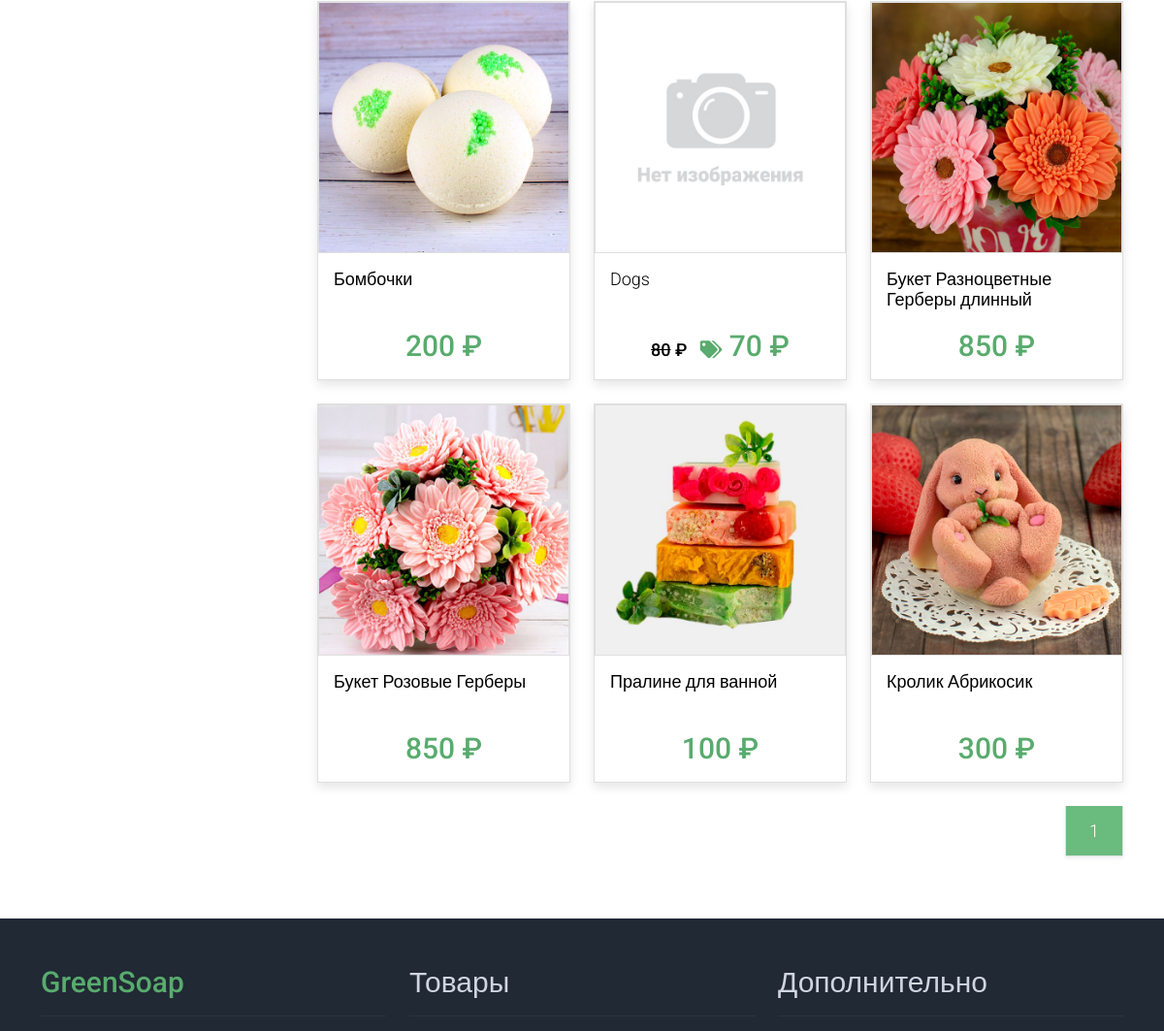
/shop/ (middle part), run on an earlier commit of the app's database.
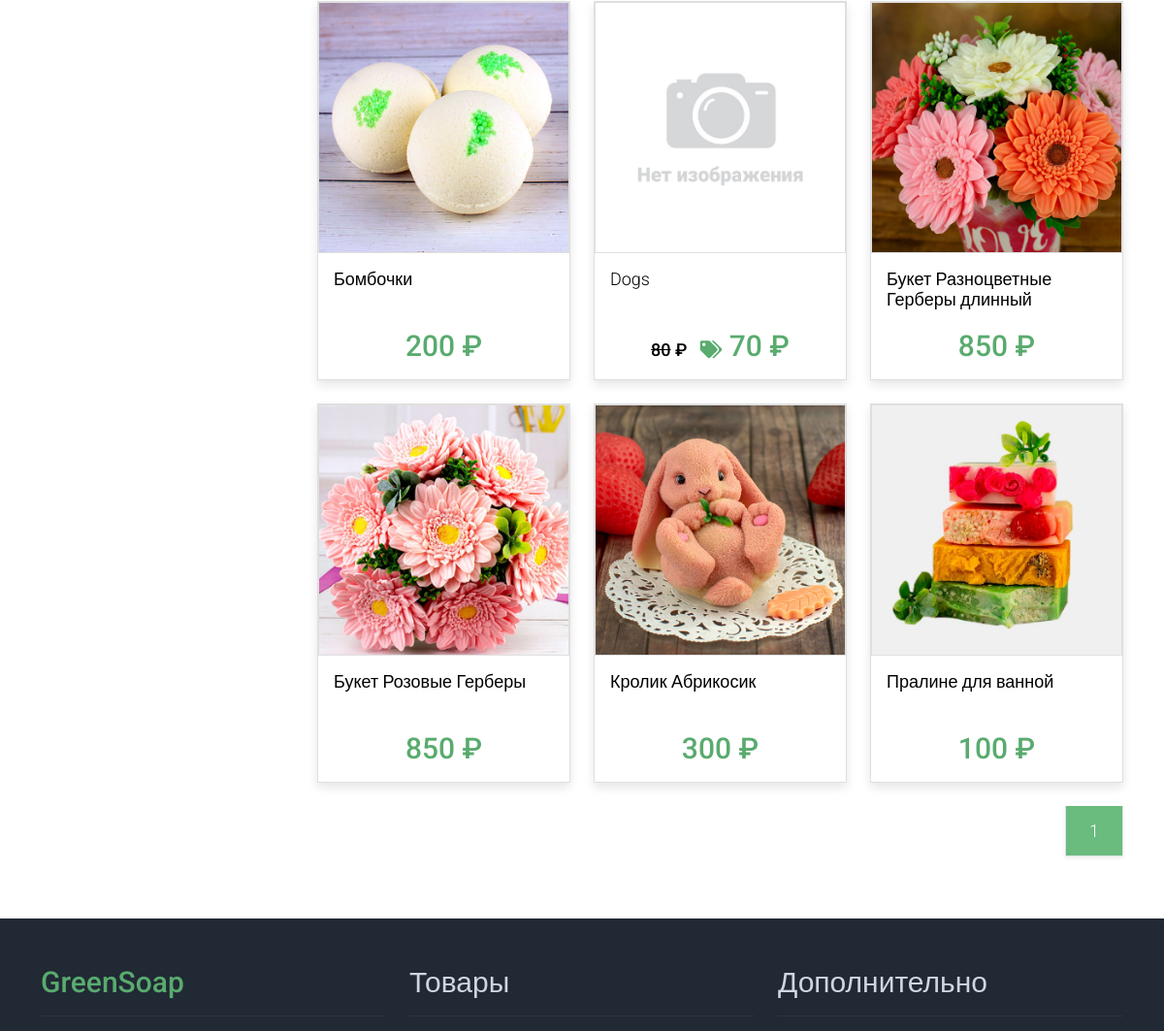
And on a later commit of the database.
### product/models.py (models this page shows, shortened)
class Product(models.Model):
    name = models.CharField(max_length=128, verbose_name=u'Название')  # Название товара
    category = models.ForeignKey(Category, on_delete=models.PROTECT,
                                 verbose_name=u'Категория')  # К какой категории относится товар
    alias = models.CharField(max_length=64, blank=False, unique=True, default='!!!', verbose_name=u'Псевдоним')  # Псевдоним поля
    holiday = models.ManyToManyField(Holiday, default='1', blank=False,
                                 verbose_name=u'Праздник')  # К какому празднику подходит товар
    description = models.TextField(blank=True, verbose_name=u'Описание')  # Описание товара
    price = models.IntegerField(default=0, verbose_name=u'Цена')  # Цена за единицу
    quantity = models.IntegerField(default=0, verbose_name=u'Остаток')  # Остаток на складе
    popular = models.IntegerField(default=0, verbose_name=u'Популярность')  # Популярность товара
    discount = models.IntegerField(default=0, verbose_name=u'Скидка')  # Скидка (сумма скидки, не %)
    active = models.BooleanField(default=True, verbose_name=u'Активен')  # Товар Активен
    article = models.CharField(max_length=8,
                               blank=True, default=None,
                               verbose_name=u'Артикль')  # Артикль (получается с применением префикса PRODUCT_PREFIX)
    class Meta:
        verbose_name = 'Товар'
        verbose_name_plural = 'Товары'
    @property
    def actual_price(self):
        return self.price - self.discount if self.active else 0

### shop/views.py (the view)
# urls.py: path('shop/', shop, name='shop'),  # Магазин без передачи параметров
def shop(request, filter=None):
    if filter:
        request.session['return'] = 'shop ' + str(filter)
    else:
        request.session['return'] = 'shop'
    select_category = dict()  # Словарь с ключами Отделами и данными - списком категорий для меню выбора (объекты)
    select_holiday = dict()  # Словарь с ключом 'Праздники' и данными - объектами праздников
    for department in Department.objects.all():
        select_category.update({department: Category.objects.filter(department_id=department.id)})
    select_holiday.update({'Праздники': Holiday.objects.order_by("name")})
    if not 'sort' in request.session:
        request.session['sort'] = '-popular'
    sort = request.session['sort']
    if 'sort' in request.POST:
        sort = request.POST['sort']
    request.session['sort'] = sort
    products = []
    if 'search' in request.POST:
        search = request.POST['search']
        if re.search(r"[<>%\$]$", search) == None:
            products = Product.objects.filter(
                Q(article__icontains=search) | Q(name__icontains=search) | Q(description__icontains=search),
                active=True).order_by(sort)
    else:
        if filter != None and re.search(r"[<>%\$]$", filter) == None:
            products = Product.objects.filter(category__department__alias=filter, active=True).order_by(sort)
            if len(products) == 0:
                products = Product.objects.filter(category__alias=filter, active=True).order_by(sort)
            if len(products) == 0:
                products = Product.objects.filter(holiday__alias=filter, active=True).order_by(sort)
            print(type(filter))
            try:
                counter = CategoryViewCounter.objects.get(alias_obj=filter)
                counter.counter = F('counter') + 1
                counter.save()
            except:
                CategoryViewCounter.objects.create(alias_obj=filter, counter=1)
        else:
            products = Product.objects.filter(active=True).order_by(sort)
    paginator = Paginator(products, 15)
    page_number = request.GET.get('page')
    products = paginator.get_page(page_number)
    products = select_main_photo(products)
    return render(request, 'shop.html', locals())

### product/models.py (called while the page is built)
    def __str__(self):
        return self.name

    def __str__(self):
        return self.name

    def __str__(self):
        return self.name

### profile/templatetags/user_tags.py (called while the page is built)
@register.simple_tag(takes_context=True)
def basket_count(context):
    request = context['request']
    try:
        if request.user.is_authenticated:
            basket = Profile.objects.get(user=request.user).basket
        else:
            if 'basket' in request.session:
                basket = request.session['basket']
            else:
                return ''
        if not isinstance(basket, dict):
            basket = eval(basket)
    except:
        return ''
    q = sum(x for x in basket.values())
    return q if q else ''

### shop/views.py (called while the page is built)
def select_main_photo(products):
    for product in products:
        photo = ProductImage.objects.filter(product_id=product.id, active=True,
                                            main=True)  # Выбираем главную фотографию для товара
        product.photo = settings.NO_PHOTO
        if len(photo):
            product.photo = photo[0].image.url
    return products

### templates/shop.html (shortened to what this page needs)
{% extends 'base.html' %}
{% load static %}
{% block content %}
    <div class="container py-5">
        <div class="row">
            <div class="col-lg-3">
            </div>
            <div class="col-lg-9">
                <div class="row">
                    {% if products %}
                    {% for product in products %}
                    <div class="col-md-4">
                        <div class="card mb-4 product-wap rounded-0"><div class="card rounded-0">
                            <img class="card-img rounded-0 img-fluid" src="{{ product.photo }}">
                            </div>
                            <div class="card-body">
                                <a href="{% url 'shop-single' product.alias %}" class="h3 text-decoration-none"><div style="height: 3em;">{{ product.name }}</div>
                                <div class="text-center pt-2">
                                     {% if product.discount %}
                                        <span class="h3"><s>{{ product.price }}</s> &#x20bd; &nbsp;</span>
                                        <span class="h2 text-success logo">
                                            <i class='fas fa-tags' style='font-size:24px'></i>
                                            {{ product.actual_price }} &#x20bd;</span>
                                    {% else %}
                                        <span class="h2 text-success logo">{{ product.price }} &#x20bd;</span>
                                    {% endif %}
                                </div></a>
                            </div>
                        </div>
                    </div>
                    {% endfor %}
                    {% else %}
                    Нет товаров для отображения
                    {% endif %}
                </div>
                <div div="row">
                    <ul class="pagination pagination-lg justify-content-end">
                        {% for p in paginator.page_range %}
                        {% if products.number == p %}
                        <li class="page-item disabled">
                            <a class="page-link active rounded-0 mr-3 shadow-sm border-top-0 border-left-0" href="#">{{ p }}</a>
                        </li>
                        {% elif p >= products.number|add:-2 and p <= products.number|add:2  %}
                        <li class="page-item">
                            <a class="page-link rounded-0 shadow-sm border-top-0 border-left-0 text-dark" href="{% if filter %}{% url 'shop' filter %}{% else %}{% url 'shop' %}{% endif %}?page={{ p }}">{{ p }}</a>
                        </li>
                        {% endif %}
                        {% endfor %}
                    </ul>
                </div>
            </div>
        </div>
    </div>
{% endblock content %}

What changed in the data, as far as the page shows it:
changed Product "Кролик Абрикосик": moves up the list
